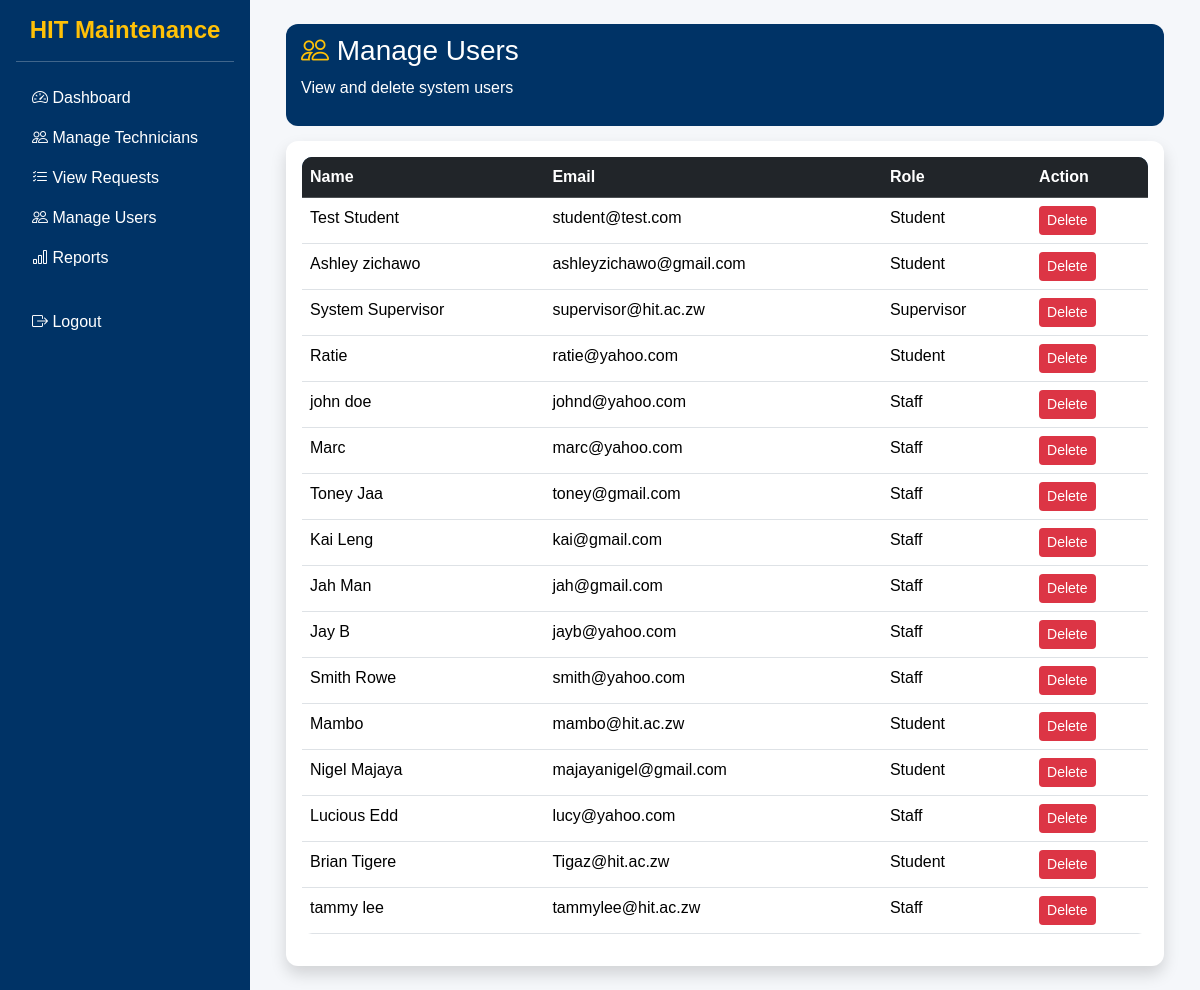
The app's page /supervisor/manage_users.php (signed in) with its own data.
### tables this page shows
CREATE TABLE `users` (
  `id` int(11) NOT NULL,
  `name` varchar(100) DEFAULT NULL,
  `email` varchar(100) DEFAULT NULL,
  `password` varchar(255) DEFAULT NULL,
  `role` enum('student','staff','supervisor') DEFAULT NULL,
  `hostel` varchar(50) DEFAULT NULL,
  `room` varchar(20) DEFAULT NULL,
  `created_at` timestamp NOT NULL DEFAULT current_timestamp(),
  `google_id` varchar(255) DEFAULT NULL,
  `profile_pic` text DEFAULT NULL
);

### supervisor/manage_users.php (the view, shortened to what this page needs)
<?php
include("../config/database.php");
$users = $conn->query("SELECT * FROM users");
?>
<?php include("../includes/header.php"); ?>
<?php include("../includes/sidebar.php"); ?>
<div class="container-fluid">
<div class="page-header">
<h3><i class="bi bi-people text-warning"></i> Manage Users</h3>
<p>View and delete system users</p>
</div>
<div class="card shadow border-0">
<div class="card-body">
<table class="table table-hover">
<thead class="table-dark">
<tr>
<th>Name</th>
<th>Email</th>
<th>Role</th>
<th>Action</th>
</tr>
</thead>
<tbody>
<?php while($row = $users->fetch_assoc()){ ?>
<tr>
<td><?php echo $row['name']; ?></td>
<td><?php echo $row['email']; ?></td>
<td><?php echo ucfirst($row['role']); ?></td>
<td>
<a href="delete_user.php?id=<?php echo $row['id']; ?>"
class="btn btn-danger btn-sm"
onclick="return confirm('Delete this user?')">
Delete
</a>
</td>
</tr>
<?php } ?>
</tbody>
</table>
</div>
</div>
</div>
<?php include("../includes/sidebar_end.php"); ?>
<?php include("../includes/footer.php"); ?>

### assets/css/style.css (style rules this page uses)
:root { --hit-blue: #003366; --hit-blue-dark: #002244; --hit-gold: #FFD700; --hit-light: #F5F7FA; --hit-dark: #1A1A1A; }
body { font-family: Arial, sans-serif; background-color: var(--hit-light); margin: 0; padding: 0; }
.card { border-radius: 12px; box-shadow: 0 2px 8px rgba(0,0,0,0.05); }
h3, h4, h5 { color: inherit; }
.page-header { background: var(--hit-blue); color: white; border-radius: 12px; padding: 10px 15px; margin-bottom: 15px; }
.table { background: white; border-radius: 10px; overflow: hidden; }
.table thead { background: var(--hit-blue); color: white; }
.table-dark { background: var(--hit-blue) !important; color: white !important; }
.btn-danger { background-color: #dc3545; border: none; }

### records on screen
users: name "Test Student", email "student@test.com", role "Student"
users: name "Ashley zichawo", email "ashleyzichawo@gmail.com", role "Student"
users: name "System Supervisor", email "supervisor@hit.ac.zw", role "Supervisor"
users: name "Ratie", email "ratie@yahoo.com", role "Student"
users: name "john doe", email "johnd@yahoo.com", role "Staff"
users: name "Marc", email "marc@yahoo.com", role "Staff"
users: name "Toney Jaa", email "toney@gmail.com", role "Staff"
users: name "Kai Leng", email "kai@gmail.com", role "Staff"
users: name "Jah Man", email "jah@gmail.com", role "Staff"
users: name "Jay B", email "jayb@yahoo.com", role "Staff"
users: name "Smith Rowe", email "smith@yahoo.com", role "Staff"
users: name "Mambo", email "mambo@hit.ac.zw", role "Student"
users: name "Nigel Majaya", email "majayanigel@gmail.com", role "Student"
users: name "Lucious Edd", email "lucy@yahoo.com", role "Staff"
users: name "Brian Tigere", email "Tigaz@hit.ac.zw", role "Student"
users: name "tammy lee", email "tammylee@hit.ac.zw", role "Staff"
